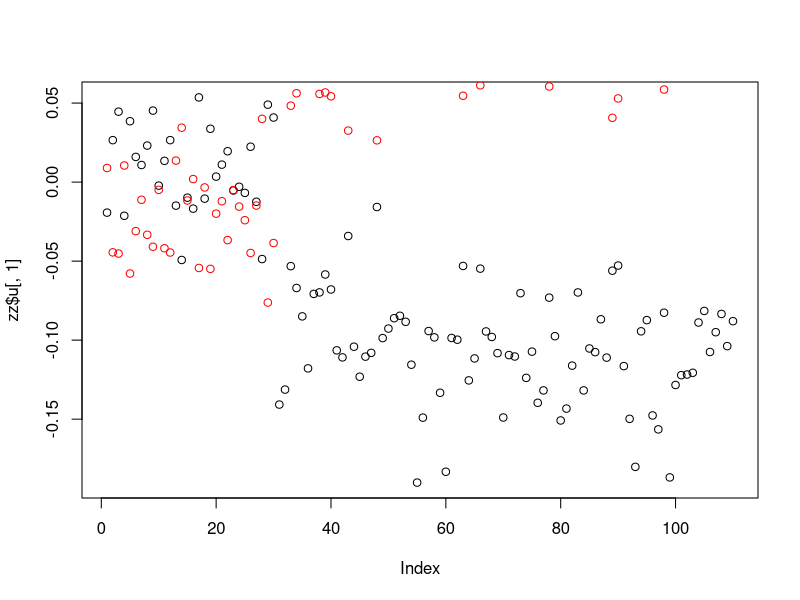
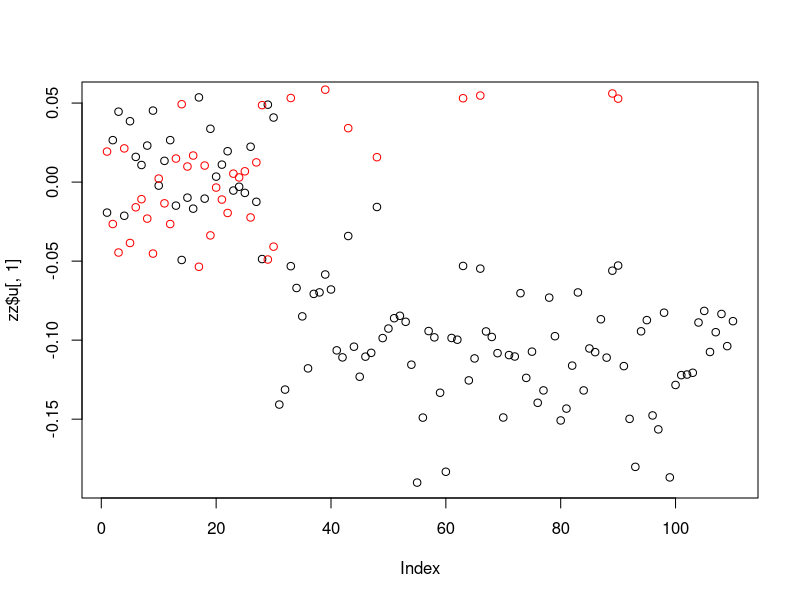

Generate these figures, in order, with R:
rm(list=ls())

# set up parameters
adj <- matrix(c(0, 0.1, -.05,
                0.15,-.1,-.1,
                -.25,-.15,0.05), 3, 3, byrow = T)
tmp <- svd(adj)
u_center <- t(tmp$u %*% diag(sqrt(tmp$d)))
v_center <- t(tmp$v %*% diag(sqrt(tmp$d)))


u_num <- c(20, 10, 80)
u_label <- unlist(lapply(1:3, function(x){rep(x, u_num[x])}))
v_num <- c(30, 40, 100)
v_label <- unlist(lapply(1:3, function(x){rep(x, v_num[x])}))

# generate matrices
set.seed(10)
u_sig <- 0.03
u_dat <- do.call(rbind, lapply(1:3, function(x){
  MASS::mvrnorm(n = u_num[x], mu = u_center[,x], Sigma = u_sig*diag(3))
}))
v_sig <- 0.03
v_dat <- do.call(rbind, lapply(1:3, function(x){
  MASS::mvrnorm(n = v_num[x], mu = v_center[,x], Sigma = v_sig*diag(3))
}))

mean_dat <- u_dat %*% t(v_dat)
dim(mean_dat)

all_dat <- rbind(u_dat, v_dat)
all_gram <- all_dat %*% t(all_dat)

# svd
res_svd <- svd(mean_dat)
svd_u <- res_svd$u %*% diag(sqrt(res_svd$d))
svd_v <- res_svd$v %*% diag(sqrt(res_svd$d))
res_svd$d[1:10]

# eigen
res_eig <- eigen(all_gram)
res_eig$values[1:10]

#########################

dim(u_dat)
zz = svd(u_dat)
plot(zz$u[,1])
yy = svd(mean_dat)
points(yy$u[,1], col = "red")

#####

xx = svd(v_dat)
new_v_dat <- xx$u %*% diag(xx$d) %*% t(zz$v)
new_mean_dat <- u_dat %*% t(new_v_dat)
dim(u_dat)
zz = svd(u_dat)
plot(zz$u[,1])
yy = svd(new_mean_dat)
points(yy$u[,1], col = "red")

############################

mat = matrix(rnorm(8), ncol = 2, nrow = 4)
mat2 = matrix(rnorm(6), ncol = 2, nrow = 3)
res = svd(mat)
mat = res$u %*% diag(2:1) %*% t(res$v)
mat2 = matrix(0, 6, 6)
mat2[1:2, 3:6] = mat
mat2[3:6, 1:2] = t(mat)

svd(mat)
svd(mat2)
eigen(mat2)
svd(mat)

svd(mat %*% t(mat))

set.seed(10)
mat = matrix(rnorm(8), ncol = 2, nrow = 4)
mat2 = matrix(rnorm(6), ncol = 2, nrow = 3)
res1 = svd(mat)
res2 = svd(mat2)
all_mat = matrix(NA, 7, 7)
all_mat[1:4,1:4] = mat%*%t(mat)
all_mat[1:4,5:7] = mat%*%t(mat2)
all_mat[5:7,1:4] = mat2%*%t(mat)
all_mat[5:7,5:7] = mat2%*%t(mat2)
res12 = svd(all_mat)
